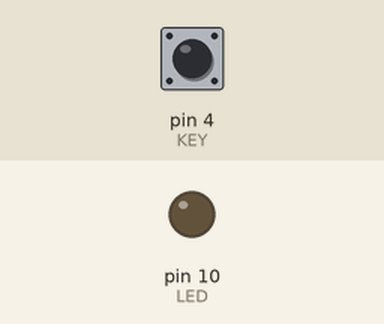
Simulated run of this sketch. Board: Arduino Uno, built with avr-gcc and run on an emulated ATmega328P. Shown: output pins drawn as LEDs (lit = HIGH). The test bench sets the inputs (shaded band); at power-on: pin 4 (KEY) HIGH.

Above: at 1.2 s.
1.3 s: pin 4 (KEY) pulled LOW for 0.15 s
At 1.7 s:
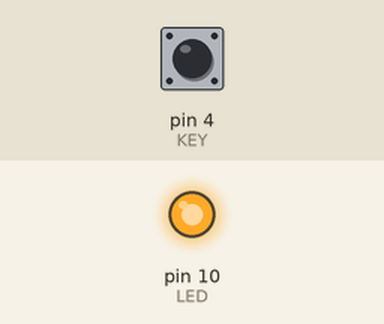
2.9 s: pin 4 (KEY) pulled LOW for 1 s
At 4.2 s:
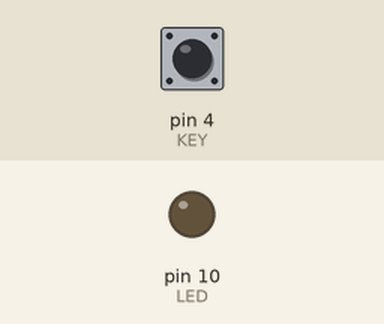
5.4 s: pin 4 (KEY) pulled LOW for 3.2 s
At 6.1 s:
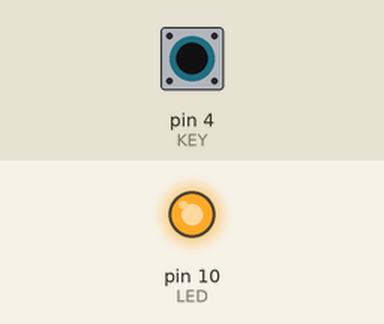
Timing chart, 0 to 8.4 s (numbered marks = the images above; inputs shaded):
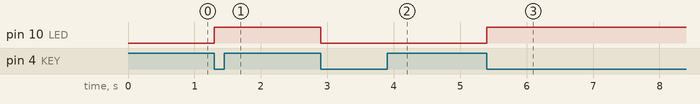

Measured:
- after the input at 1.3 s, pin 10 (LED): LOW → HIGH at once
- after the input at 2.9 s, pin 10 (LED): HIGH → LOW at once
- after the input at 5.4 s, pin 10 (LED): LOW → HIGH at once

The sketch:

sketch.ino
```cpp
const uint8_t KEY = 4;
const uint8_t LED = 10;
bool state = false;
uint8_t was = HIGH;
void setup() { pinMode(KEY, INPUT_PULLUP); pinMode(LED, OUTPUT); }
void loop()
{
    uint8_t now = digitalRead(KEY);
    if (was == HIGH && now == LOW) { state = !state; digitalWrite(LED, state); }
    was = now;
}
```
